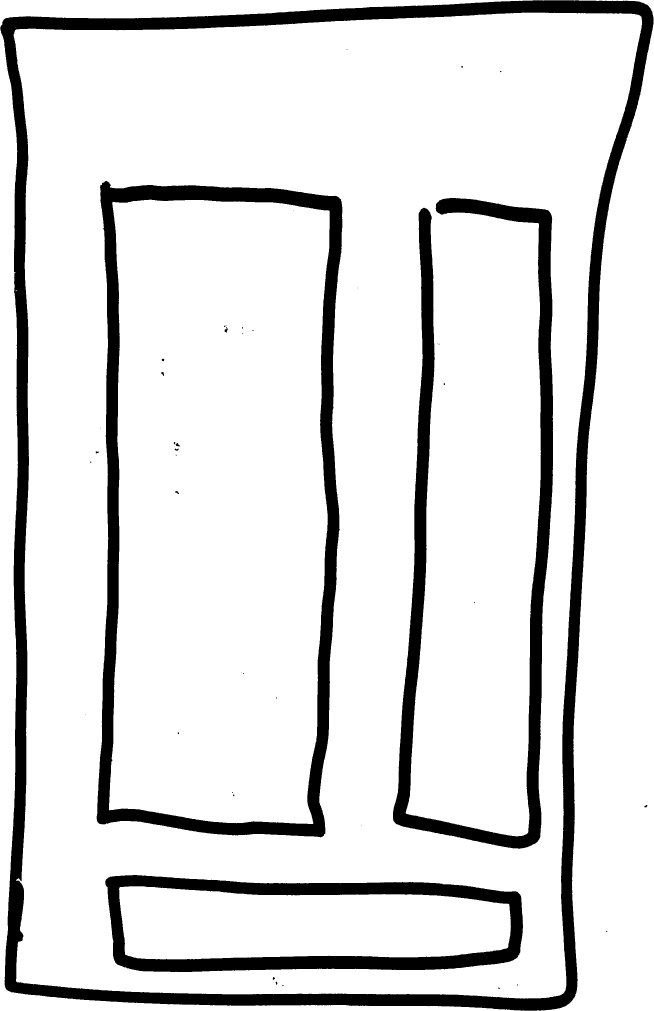
#> input picture tests/screens/screen_IMG_0680.JPG, 1961 x 3033 px, found by its file name (shown at 1/3 size); its folder holds only this picture in this run
$ python find_boxes.py screens/screen_IMG_0680.JPG   (older library calls are emulated)
#> lines starting #> are read from the running program, lines starting #| are printed output that depends on the picture; after the words box and inside, x2 and y2 are one past the last pixel; in counts of white or black regions, pixels touching at a corner belong together
import cv2, sys

filename = sys.argv[1]

def threshold(im, method):
    # make it grayscale
    im_gray = cv2.cvtColor(im, cv2.COLOR_RGB2GRAY)

    if method == 'fixed':
        threshed_im = cv2.threshold(im_gray, 128, 255, cv2.THRESH_BINARY)

    elif method == 'mean':
        threshed_im = cv2.adaptiveThreshold(im_gray, 255, cv2.ADAPTIVE_THRESH_MEAN_C, cv2.THRESH_BINARY, 5, 7)

    elif method == 'gaussian':
        threshed_im = cv2.adaptiveThreshold(im_gray, 255, cv2.ADAPTIVE_THRESH_GAUSSIAN_C, cv2.THRESH_BINARY, 5, 12)

    else:
        return None

    return threshed_im


image = cv2.imread('screens/' + filename)
#> image is the input picture: shape (3033, 1961, 3); min 0, max 255, mean 221.7

# threshold it
thresh = threshold(image, 'mean')
#> in threshold, `threshed_im = cv2.adaptiveThreshold(im_gray, 255, cv2.ADAPTIVE_THRESH_..`:
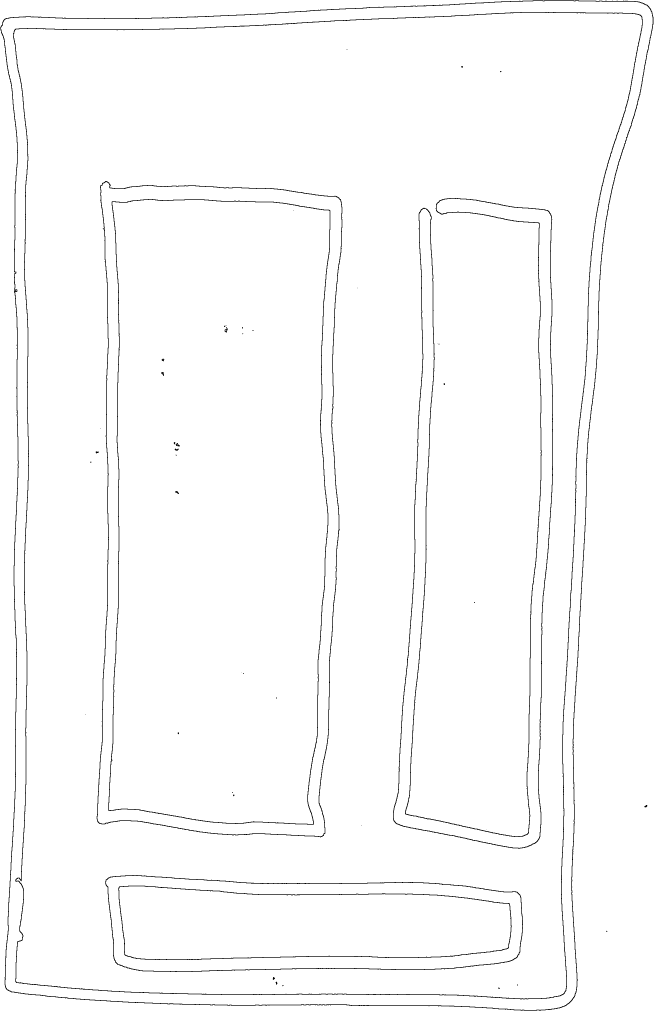
#> threshed_im: shape (3033, 1961) (shown at 1/3 size); 98.4% white; black in thin lines or dots
height,width,channels = image.shape
image_area = width*height
largest_area=image_area;
largest_contour_index=0
bounding_rect=0
# find contours
_, contours, hierarchy = cv2.findContours(thresh.copy(), cv2.RETR_CCOMP, cv2.CHAIN_APPROX_SIMPLE)
#> contours = 61 contours, 30 with area under 20; largest, box (x1, y1, x2, y2) and area: (0, 0, 1961, 3033) 5942720, (0, 0, 1961, 3033) 5201322, (3, 3, 1958, 3030) 5171072, (38, 35, 1929, 2999) 4896904, (41, 38, 1926, 2996) 4867321
cnts=[]
for i in contours:
    cnt=i
    area = cv2.contourArea(cnt)
    (x,y,w,h) = cv2.boundingRect(cnt)
    if ((w > 1000 and w < 2000) and (h > 50 and h < 1000)):
        cnts.append(cnt)
#> this loop made 61 passes
#> (area, x, y, w, h) on passes 1, 2, 3, 9, 10, 12, 16, 18: (216951.5, 357, 2659, 1176, 219), (312387, 318, 2627, 1249, 287), (225323.5, 354, 2656, 1182, 225), (1132034, 327, 599, 662, 1873), (22, 698, 2382, 6, 8), (24.5, 532, 2196, 6, 8), (66.5, 525, 1472, 13, 11), (65.5, 523, 1345, 15, 9)
#> after the loop, cnts = 4 contours; box (x1, y1, x2, y2) and area: (315, 2624, 1570, 2917) 321569, (318, 2627, 1567, 2914) 312387, (354, 2656, 1536, 2881) 225324, (357, 2659, 1533, 2878) 216952

cv2.drawContours(image, cnts, -1, (0, 255, 0), 10)
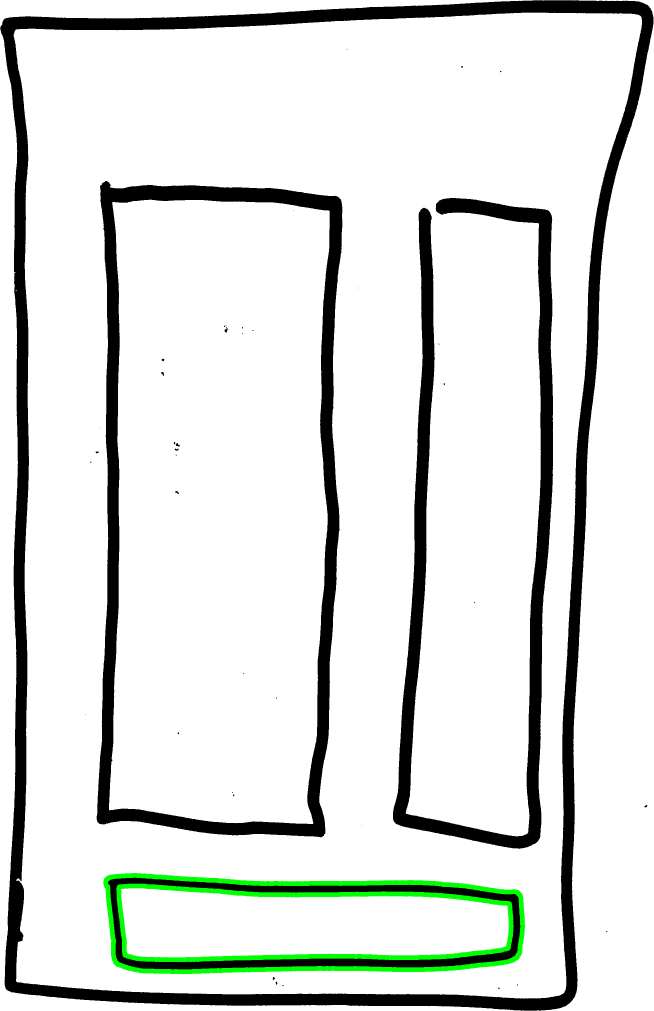
#> image: shape (3033, 1961, 3) (shown at 1/3 size); mean B, G, R 220.2, 223.6, 220.2
cv2.imwrite('screens/finished/output_' + filename, image)

$ run again, on tests/screens/screen_IMG_7981.JPG
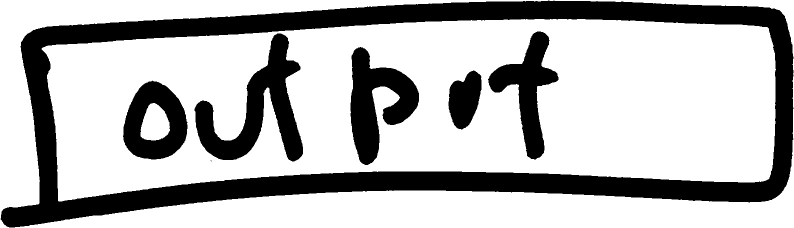
#> input picture tests/screens/screen_IMG_7981.JPG, 1588 x 456 px, found by its file name (shown at 1/2 size)
#> image is the input picture: shape (456, 1588, 3); min 0, max 255, mean 181.8
#> in threshold, `threshed_im = cv2.adaptiveThreshold(im_gray, 255, cv2.ADAPTIVE_THRESH_..`:
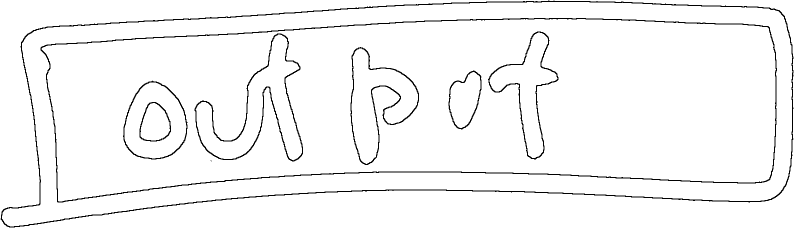
#> threshed_im: shape (456, 1588) (shown at 1/2 size); 96.5% white; black in thin lines or dots
#> contours = 18 contours, 1 with area under 20; largest, box (x1, y1, x2, y2) and area: (0, 0, 1588, 456) 722085, (0, 0, 1588, 456) 579356, (4, 4, 1585, 453) 566968, (80, 35, 1555, 406) 446384, (83, 38, 1552, 403) 435334
#> the loop `for i in contours:` made 18 passes
#> (area, x, y, w, h) on passes 1 to 8: (3156, 281, 206, 59, 75), (14054, 249, 165, 124, 152), (3916, 278, 203, 65, 81), (4567.5, 899, 144, 62, 112), (13783, 703, 97, 133, 231), (17162.5, 391, 69, 213, 252), (10868, 979, 65, 136, 251), (435333.5, 83, 38, 1469, 365)
#> after the loop `for i in contours:`: cnts = 5 contours; box (x1, y1, x2, y2) and area: (0, 0, 1588, 456) 722085, (0, 0, 1588, 456) 579356, (4, 4, 1585, 453) 566968, (80, 35, 1555, 406) 446384, (83, 38, 1552, 403) 435334
#> `cv2.drawContours(image, cnts, -1, (0, 255, 0), 10)`:
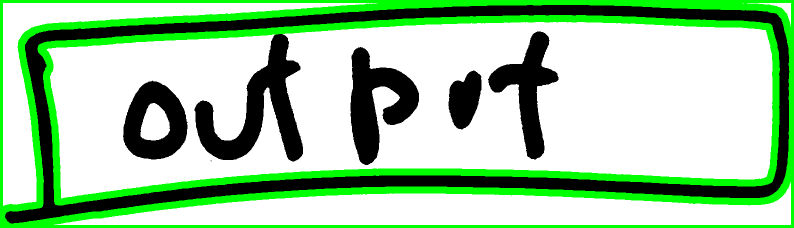
#> image: shape (456, 1588, 3) (shown at 1/2 size); 16.76% of pixels changed, all inside (x1, y1, x2, y2) = (0, 0, 1588, 456)

$ run again, on tests/screens/screen_IMG_8627.JPG
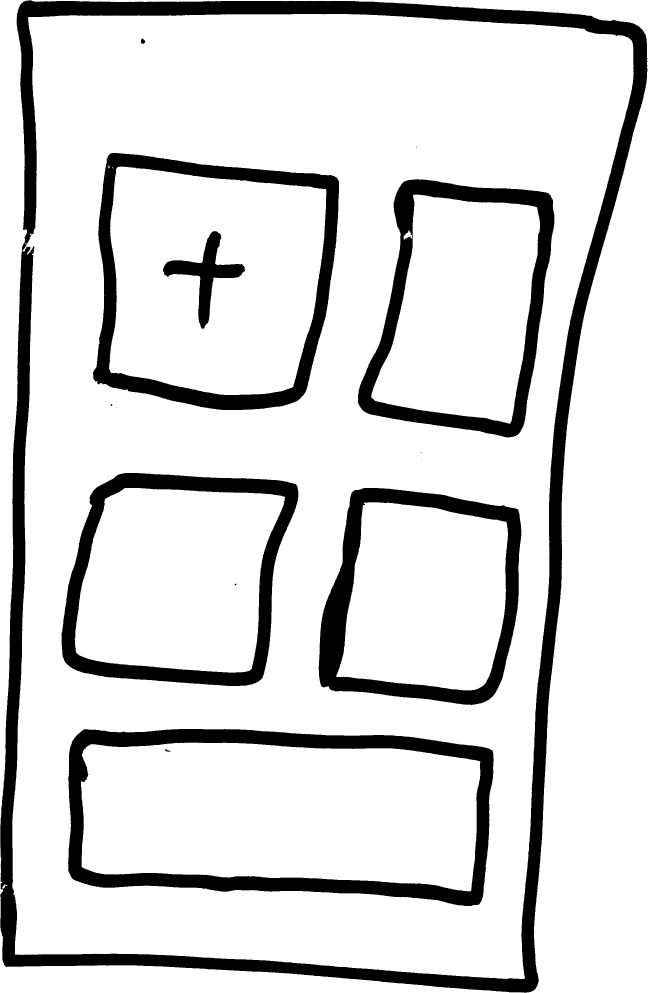
#> input picture tests/screens/screen_IMG_8627.JPG, 1943 x 2979 px, found by its file name (shown at 1/3 size)
#> image is the input picture: shape (2979, 1943, 3); min 0, max 255, mean 216.8
#> in threshold, `threshed_im = cv2.adaptiveThreshold(im_gray, 255, cv2.ADAPTIVE_THRESH_..`:
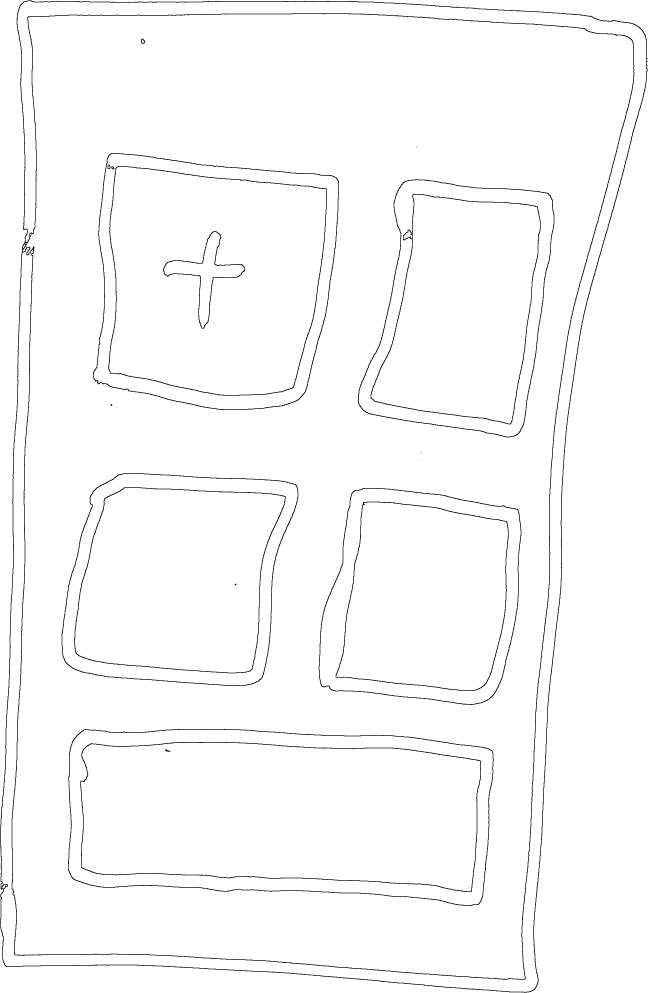
#> threshed_im: shape (2979, 1943) (shown at 1/3 size); 98.3% white; black in thin lines or dots
#> contours = 48 contours, 12 with area under 20; largest, box (x1, y1, x2, y2) and area: (0, 0, 1943, 2979) 5783276, (0, 0, 1943, 2979) 4922078, (37, 42, 1901, 2937) 4571264, (203, 2186, 1482, 2719) 597567, (207, 2189, 1479, 2716) 586799
#> the loop `for i in contours:` made 48 passes
#> (area, x, y, w, h) on passes 1 to 8: (62.5, 7, 2654, 15, 12), (462082, 243, 2228, 1198, 446), (77.5, 494, 2247, 18, 9), (586799, 207, 2189, 1272, 527), (472074, 240, 2225, 1204, 452), (236302.5, 1009, 1507, 515, 564), (324003, 958, 1466, 604, 646), (242563, 1006, 1504, 521, 570)
#> after the loop `for i in contours:`: cnts = 4 contours; box (x1, y1, x2, y2) and area: (203, 2186, 1482, 2719) 597567, (207, 2189, 1479, 2716) 586799, (240, 2225, 1444, 2677) 472074, (243, 2228, 1441, 2674) 462082
#> `cv2.drawContours(image, cnts, -1, (0, 255, 0), 10)`:
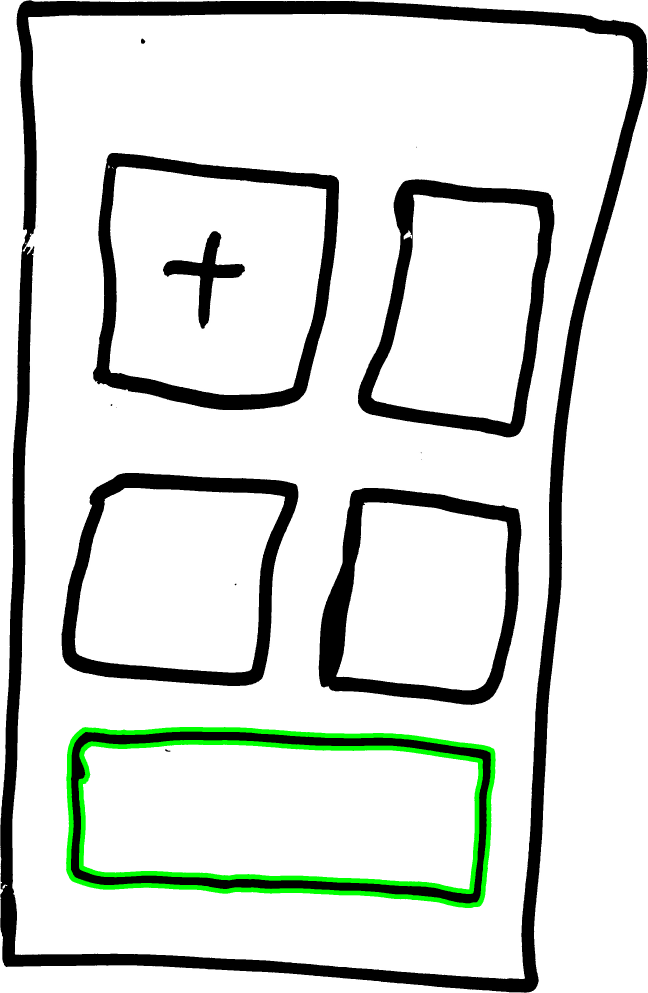
#> image: shape (2979, 1943, 3) (shown at 1/3 size); mean B, G, R 215.1, 219.2, 215.1

$ run again, on tests/screens/screen_test.JPG
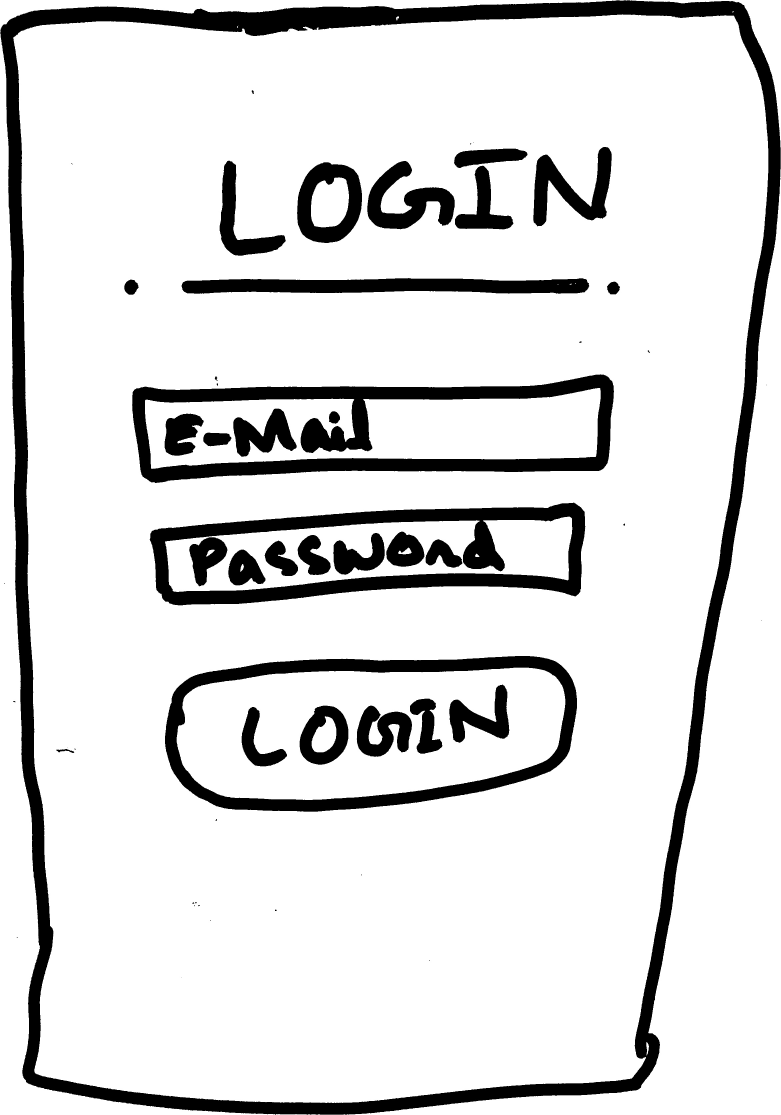
#> input picture tests/screens/screen_test.JPG, 2343 x 3345 px, found by its file name (shown at 1/3 size)
#> image is the input picture: shape (3345, 2343, 3); min 0, max 255, mean 219.8
#> in threshold, `threshed_im = cv2.adaptiveThreshold(im_gray, 255, cv2.ADAPTIVE_THRESH_..`:
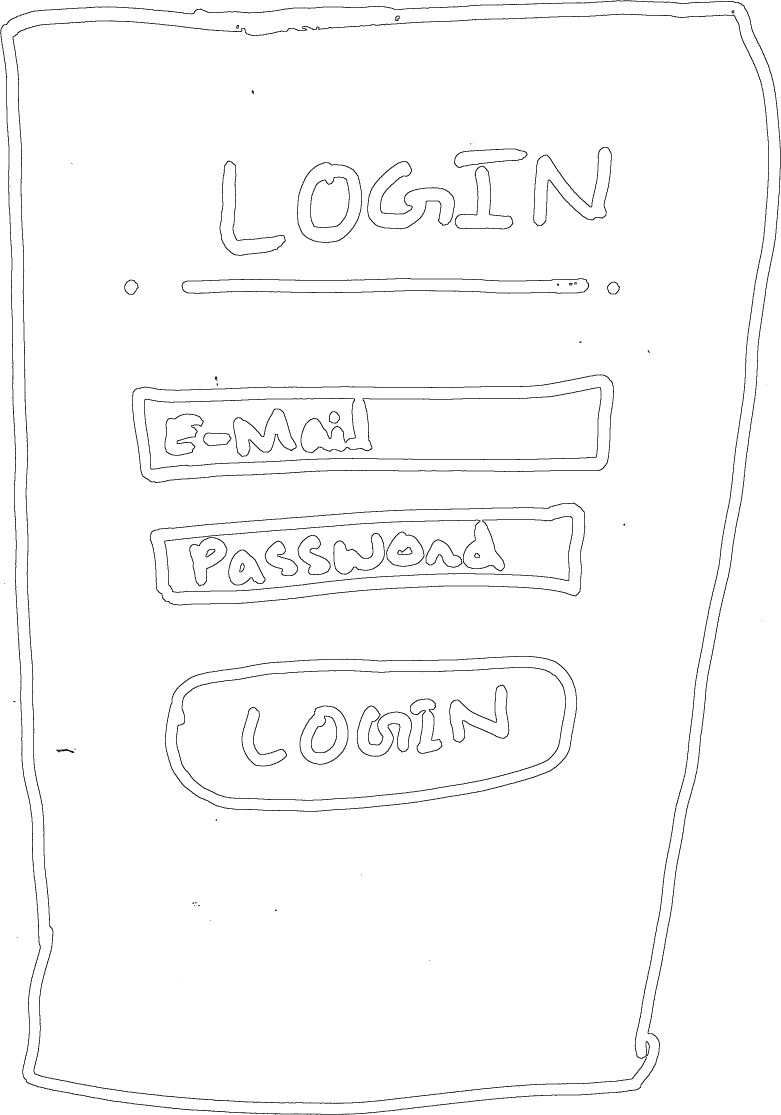
#> threshed_im: shape (3345, 2343) (shown at 1/3 size); 98.3% white; black in thin lines or dots
#> contours = 130 contours, 31 with area under 20; largest, box (x1, y1, x2, y2) and area: (0, 0, 2343, 3345) 7831648, (0, 0, 2343, 3345) 6967134, (3, 3, 2340, 3342) 6932836, (37, 40, 2308, 3312) 6577378, (40, 43, 2305, 3309) 6543604
#> the loop `for i in contours:` made 130 passes
#> (area, x, y, w, h) on passes 1, 5, 6, 7, 8, 9, 10, 11: (147.5, 1939, 3126, 8, 40), (5258, 935, 2149, 74, 108), (7451, 727, 2123, 132, 174), (12786.5, 1073, 2119, 161, 149), (18230, 901, 2119, 142, 173), (6299.5, 932, 2146, 80, 114), (6727, 1232, 2098, 92, 161), (12167.5, 1350, 2057, 176, 168)
#> after the loop `for i in contours:`: cnts = 12 contours; largest, box (x1, y1, x2, y2) and area: (494, 1967, 1732, 2436) 492904, (497, 1970, 1729, 2433) 483193, (527, 2000, 1699, 2403) 397805, (530, 2003, 1696, 2400) 388780, (395, 1122, 1843, 1450) 374021
#> `cv2.drawContours(image, cnts, -1, (0, 255, 0), 10)`:
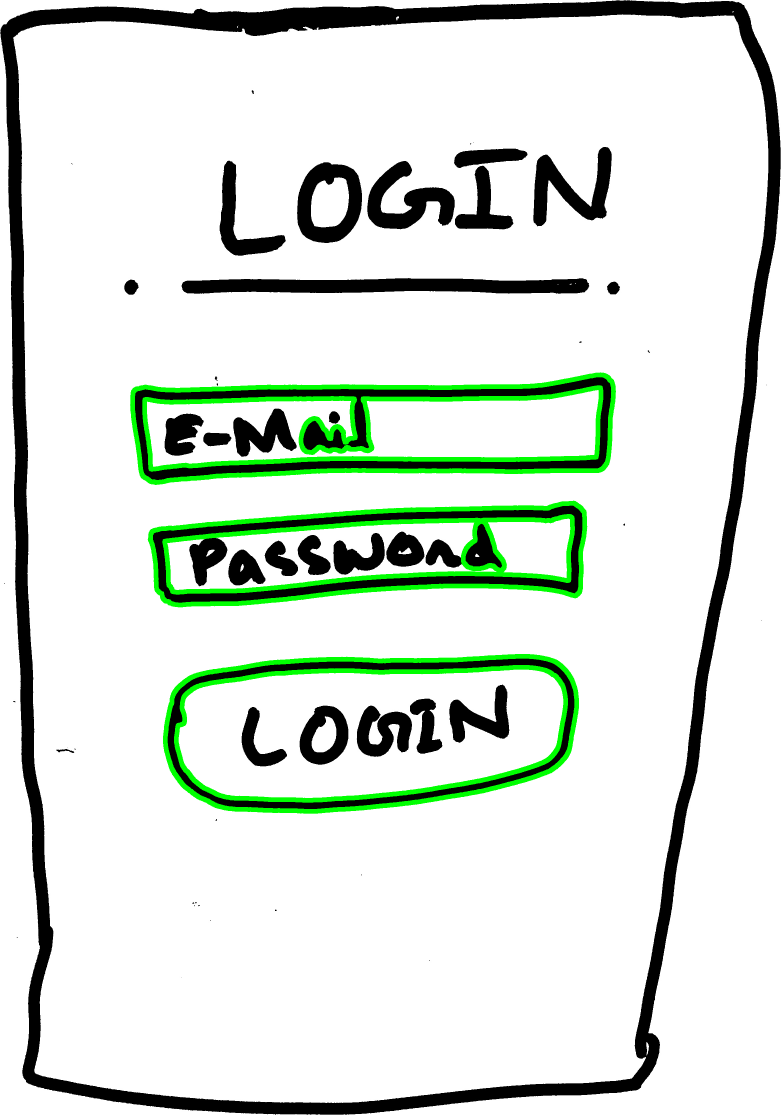
#> image: shape (3345, 2343, 3) (shown at 1/3 size); mean B, G, R 216, 225, 216
